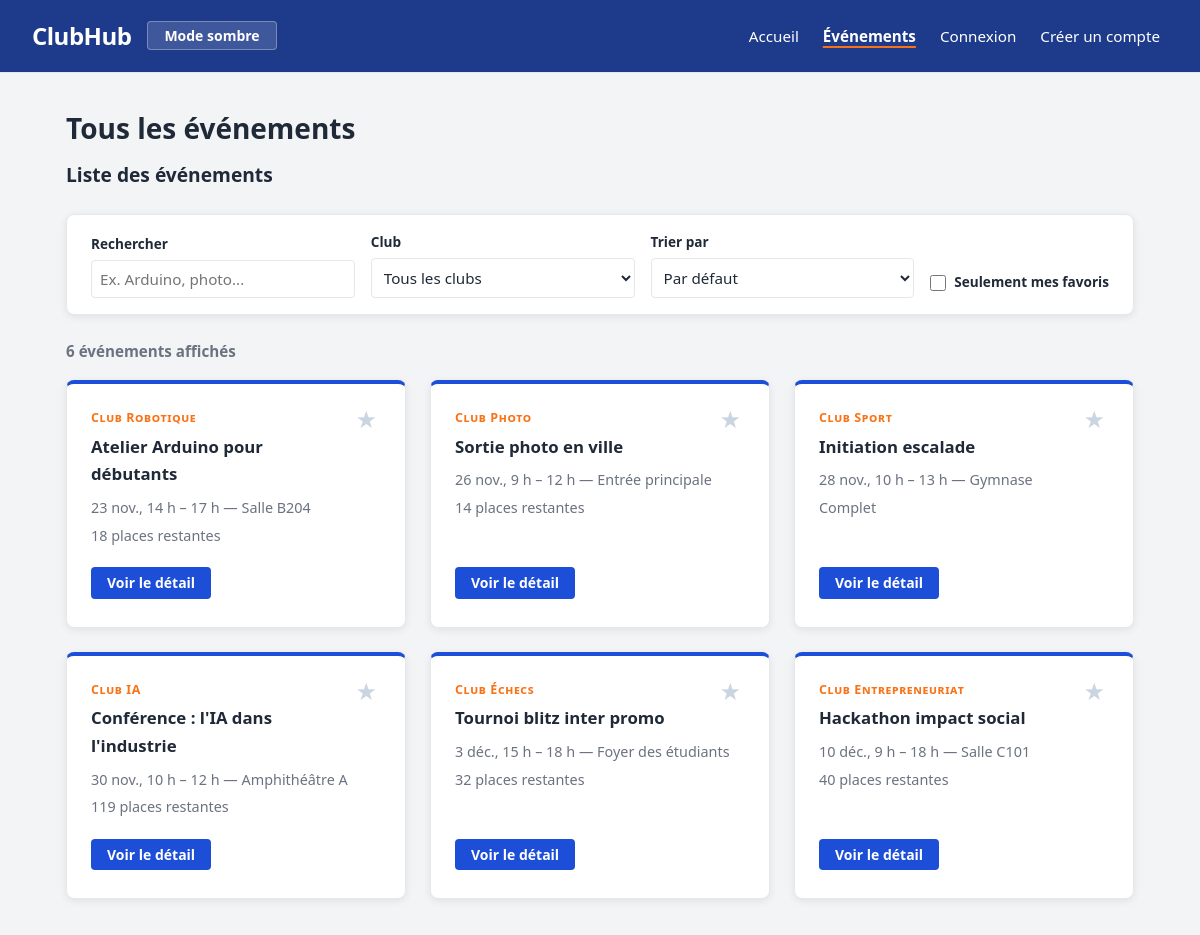
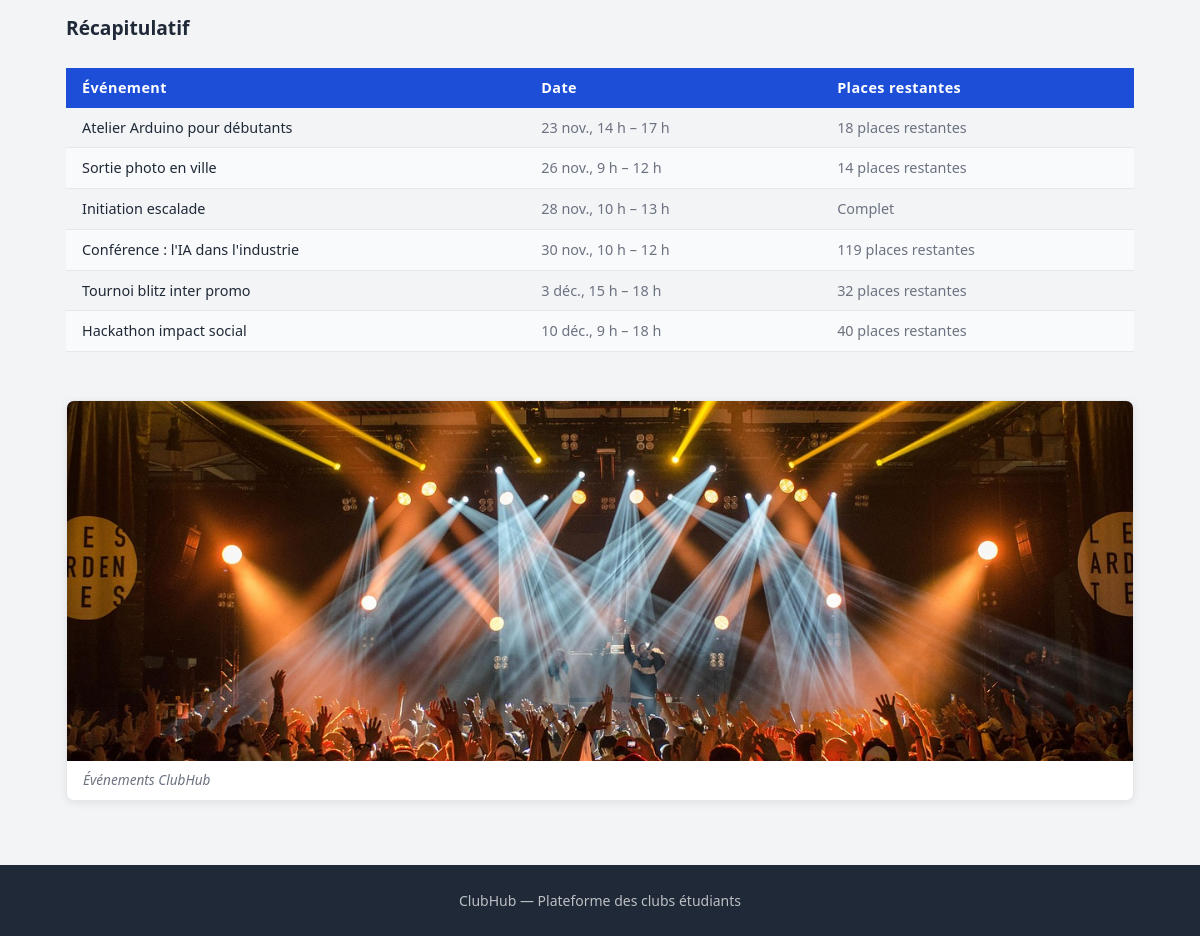
Screenshot of /evenements.php with the database file from the repository (2 pictures, top to bottom).
### tables this page shows
CREATE TABLE events (
    id INT UNSIGNED AUTO_INCREMENT PRIMARY KEY,
    title VARCHAR(150) NOT NULL,
    club VARCHAR(100) NOT NULL,
    location VARCHAR(150) NOT NULL,
    starts_at DATETIME NOT NULL,
    ends_at DATETIME NOT NULL,
    capacity INT UNSIGNED NOT NULL,
    description TEXT NOT NULL,
    program TEXT NOT NULL,
    to_bring TEXT NOT NULL,
    organizer_id INT UNSIGNED NULL,
    created_at DATETIME NOT NULL DEFAULT CURRENT_TIMESTAMP,
    CONSTRAINT fk_events_organizer FOREIGN KEY (organizer_id) REFERENCES users(id) ON DELETE SET NULL
);

### includes/functions.php (called while the page is built, shortened)
<?php
function e(string $value): string
{
    return htmlspecialchars($value, ENT_QUOTES | ENT_SUBSTITUTE, 'UTF-8');
}
function toDateTime(string $value): ?DateTimeImmutable
{
    try {
        return new DateTimeImmutable($value);
    } catch (Throwable) {
        return null;
    }
}
function formatDate(string $value): string
{
    $dt = toDateTime($value);
    $months = [1 => 'janv.', 2 => 'févr.', 3 => 'mars', 4 => 'avr.', 5 => 'mai', 6 => 'juin', 7 => 'juil.', 8 => 'août', 9 => 'sept.', 10 => 'oct.', 11 => 'nov.', 12 => 'déc.'];
    $day = $dt->format('j');
    $month = $months[(int) $dt->format('n')] ?? $dt->format('m');
    return $day . ' ' . $month;
}
function formatHour(string $value): string
{
    $dt = toDateTime($value);
    $hour = (int) $dt->format('G');
    $min = $dt->format('i');
    if ($min === '00') {
        return $hour . ' h';
    }
    return $hour . ' h ' . $min;
}
function formatTimeRange(string $start, ?string $end = null): string
{
    $startLabel = formatDate($start) . ', ' . formatHour($start);
    $endDt = toDateTime($end);
    $startDt = toDateTime($start);
    if ($endDt !== null && $startDt !== null && $endDt->format('Y-m-d') === $startDt->format('Y-m-d')) {
        return $startLabel . ' – ' . formatHour($end);
    }
    return $startLabel . ' – ' . formatDate($end) . ', ' . formatHour($end);
}
function isoDate(string $value): string
{
    $dt = toDateTime($value);
    return $dt ? $dt->format(DATE_ATOM) : $value;
}
function placesLabel(int $left): string
{
    if ($left <= 0) {
        return 'Complet';
    }
    return $left . ' places restantes';
}
function currentUserId(): ?int
{
    if (!isset($_SESSION['user_id'])) {
        return null;
    }
    return null;
}

### includes/db.php (called while the page is built, shortened)
<?php
function db(): PDO
{
    static $pdo = null;
    if ($pdo instanceof PDO) {
        return $pdo;
    }
    $configPath = __DIR__ . '/../config.php';
    if (!is_file($configPath)) {
        $configPath = __DIR__ . '/../config.example.php';
    }
    $config = require $configPath;
    $host = (string) ($config['db_host'] ?? '127.0.0.1');
    $port = (int) ($config['db_port'] ?? 3306);
    $name = (string) ($config['db_name'] ?? 'clubhub');
    $charset = (string) ($config['db_charset'] ?? 'utf8mb4');
    $user = (string) ($config['db_user'] ?? 'clubhub');
    $pass = (string) ($config['db_pass'] ?? '');
    $dsn = sprintf('mysql:host=%s;port=%d;dbname=%s;charset=%s', $host, $port, $name, $charset);
    $pdo = new PDO($dsn, $user, $pass, [
        PDO::ATTR_ERRMODE => PDO::ERRMODE_EXCEPTION,
        PDO::ATTR_DEFAULT_FETCH_MODE => PDO::FETCH_ASSOC,
        PDO::ATTR_EMULATE_PREPARES => false,
    ]);
    return $pdo;
}

### includes/events.php (called while the page is built, shortened)
<?php
function getEvents(?int $limit = null): array
{
    $sql = 'SELECT e.*, (e.capacity - COUNT(r.id)) AS places_left
            FROM events e
            LEFT JOIN registrations r ON r.event_id = e.id
            WHERE e.starts_at >= NOW()
            GROUP BY e.id
            ORDER BY e.starts_at ASC';
    $stmt = db()->query($sql);
    return $stmt->fetchAll();
}

### evenements.php (the view, shortened to what this page needs)
<?php
$currentPage = 'evenements';
$q = trim((string) ($_GET['q'] ?? ''));
$events = $q !== '' ? searchEvents($q) : getEvents();
$count = count($events);
require __DIR__ . '/includes/header.php';
?>
    <main>
        <h1>Tous les événements</h1>
        <section aria-labelledby="liste-evenements">
            <h2 id="liste-evenements">Liste des événements</h2>
            <form class="filters" role="search" aria-label="Filtrer les événements" method="get" action="evenements.php">
                <div class="filter-group">
                    <label for="search">Rechercher</label>
                    <input type="search" id="search" name="q" placeholder="Ex. Arduino, photo..." autocomplete="off" value="<?= e($q) ?>">
                </div>
                <div class="filter-group">
                    <label for="club-filter">Club</label>
                    <select id="club-filter" name="club">
                        <option value="">Tous les clubs</option>
                    </select>
                </div>
                <div class="filter-group">
                    <label for="sort">Trier par</label>
                    <select id="sort" name="sort">
                        <option value="default">Par défaut</option>
                    </select>
                </div>
                <div class="filter-group filter-group-checkbox">
                    <input type="checkbox" id="fav-filter" name="fav-filter">
                    <label for="fav-filter">Seulement mes favoris</label>
                </div>
            </form>
            <p class="results-count" aria-live="polite"><?= e((string) $count) ?> événement<?= $count > 1 ? 's' : '' ?> affiché<?= $count > 1 ? 's' : '' ?></p>
            <div class="cartes">
                <?php foreach ($events as $event): ?>
                    <?php $left = (int) ($event['places_left'] ?? $event['capacity'] ?? 0); ?>
                    <article
                        data-id="<?= e((string) $event['id']) ?>"
                        data-club="<?= e((string) $event['club']) ?>"
                        data-date="<?= e((string) $event['starts_at']) ?>"
                        data-places="<?= e((string) $left) ?>"
                    >
                        <div class="card-header-actions">
                            <div>
                                <p class="club"><?= e((string) $event['club']) ?></p>
                                <h3><a href="evenement.php?id=<?= e((string) $event['id']) ?>"><?= e((string) $event['title']) ?></a></h3>
                            </div>
                            <button type="button" class="fav-btn" data-fav-id="<?= e((string) $event['id']) ?>" aria-label="Ajouter aux favoris">★</button>
                        </div>
                        <p><time datetime="<?= e(isoDate((string) $event['starts_at'])) ?>"><?= e(formatTimeRange((string) $event['starts_at'], (string) ($event['ends_at'] ?? ''))) ?></time> — <?= e((string) $event['location']) ?></p>
                        <p><?= e(placesLabel($left)) ?></p>
                        <p class="card-footer"><a href="evenement.php?id=<?= e((string) $event['id']) ?>">Voir le détail</a></p>
                    </article>
                <?php endforeach; ?>
            </div>
        </section>
        <section aria-labelledby="tableau-recap">
            <h2 id="tableau-recap">Récapitulatif</h2>
            <table>
                <thead>
                    <tr>
                        <th>Événement</th>
                        <th>Date</th>
                        <th>Places restantes</th>
                    </tr>
                </thead>
                <tbody>
                    <?php foreach ($events as $event): ?>
                        <?php $left = (int) ($event['places_left'] ?? $event['capacity'] ?? 0); ?>
                        <tr>
                            <td><?= e((string) $event['title']) ?></td>
                            <td><time datetime="<?= e(isoDate((string) $event['starts_at'])) ?>"><?= e(formatTimeRange((string) $event['starts_at'], (string) ($event['ends_at'] ?? ''))) ?></time></td>
                            <td><?= e(placesLabel($left)) ?></td>
                        </tr>
                    <?php endforeach; ?>
                </tbody>
            </table>
        </section>
        <figure>
            <img src="img.jpg" alt="Illustration d'étudiants participant à divers événements clubs sur le campus">
            <figcaption>Événements ClubHub</figcaption>
        </figure>
    </main>
<?php require __DIR__ . '/includes/footer.php'; ?>

### includes/header.php (shortened to what this page needs)
<?php
$currentPage = $currentPage ?? '';
$currentUser = currentUserId() !== null ? findUserById(currentUserId()) : null;
?>
<!DOCTYPE html>
<html lang="fr">
<head>
    <link rel="stylesheet" href="css/style.css">
</head>
<body>
    <header>
        <div class="header-brand">
            <h1>ClubHub</h1>
            <button type="button" class="theme-toggle" aria-label="Basculer entre le mode clair et le mode sombre">Mode sombre</button>
        </div>
        <nav>
            <ul>
                <li><a href="index.php"<?= $currentPage === 'index' ? ' aria-current="page"' : '' ?>>Accueil</a></li>
                <li><a href="evenements.php"<?= $currentPage === 'evenements' ? ' aria-current="page"' : '' ?>>Événements</a></li>
                <?php if ($currentUser !== null): ?>
                    <li><a href="mon-compte.php"<?= $currentPage === 'compte' ? ' aria-current="page"' : '' ?>>Mon compte</a></li>
                    <li><a href="deconnexion.php">Déconnexion</a></li>
                <?php else: ?>
                    <li><a href="connexion.php"<?= $currentPage === 'connexion' ? ' aria-current="page"' : '' ?>>Connexion</a></li>
                    <li><a href="creer-compte.php"<?= $currentPage === 'creer-compte' ? ' aria-current="page"' : '' ?>>Créer un compte</a></li>
                <?php endif; ?>
            </ul>
        </nav>
    </header>

### includes/footer.php
    <footer>
        <p>ClubHub — Plateforme des clubs étudiants</p>
    </footer>
</body>
</html>

### rows the page displays
events: club "Club Robotique", title "Atelier Arduino pour débutants", starts_at+ends_at "23 nov., 14 h – 17 h", location "Salle B204", left "18 places restantes"
events: club "Club Photo", title "Sortie photo en ville", starts_at+ends_at "26 nov., 9 h – 12 h", location "Entrée principale", left "14 places restantes"
events: club "Club Sport", title "Initiation escalade", starts_at+ends_at "28 nov., 10 h – 13 h", location "Gymnase", left "Complet"
events: club "Club IA", title "Conférence : l'IA dans l'industrie", starts_at+ends_at "30 nov., 10 h – 12 h", location "Amphithéâtre A", left "119 places restantes"
events: club "Club Échecs", title "Tournoi blitz inter promo", starts_at+ends_at "3 déc., 15 h – 18 h", location "Foyer des étudiants", left "32 places restantes"
events: club "Club Entrepreneuriat", title "Hackathon impact social", starts_at+ends_at "10 déc., 9 h – 18 h", location "Salle C101", left "40 places restantes"

### other values shown
$count "6"
